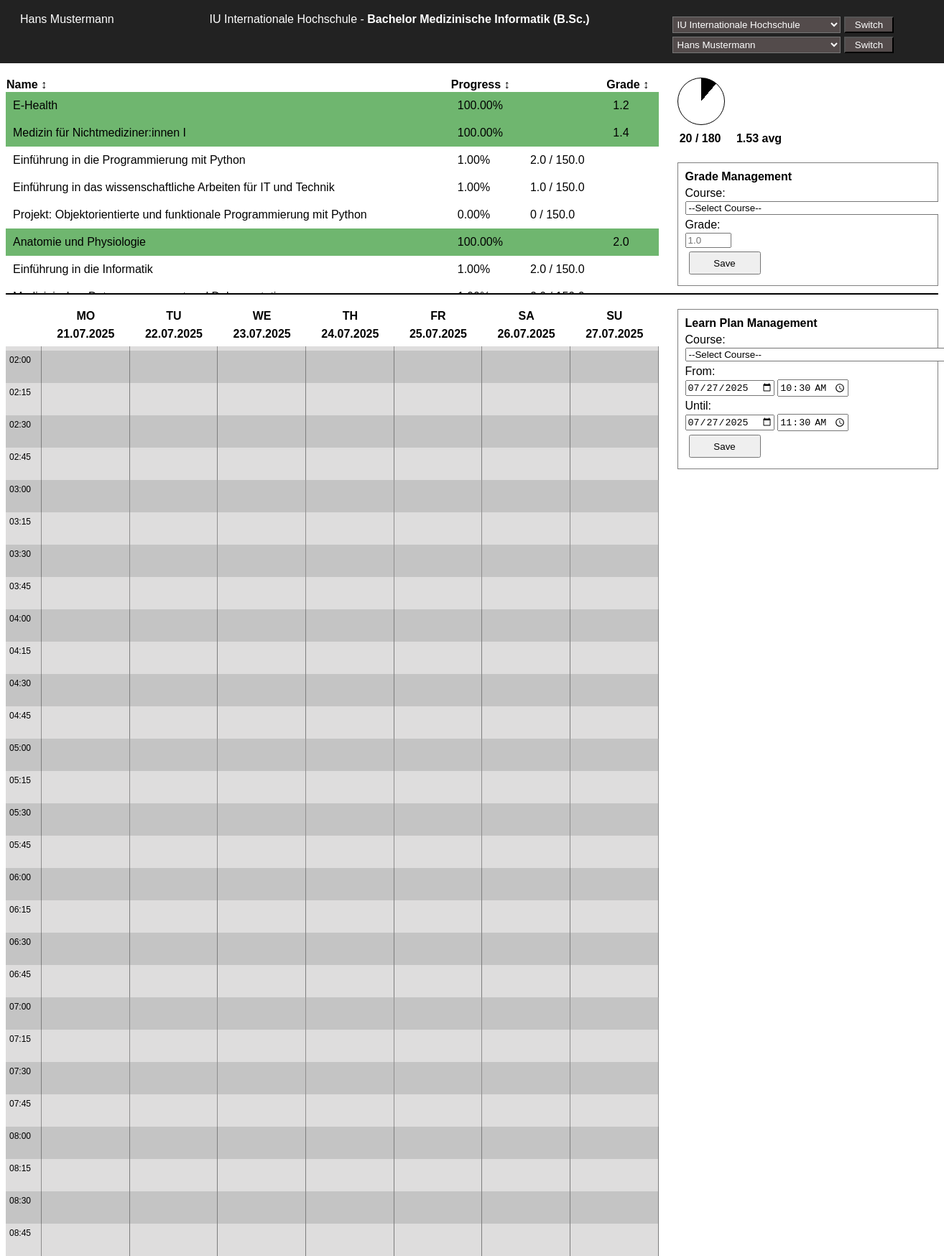
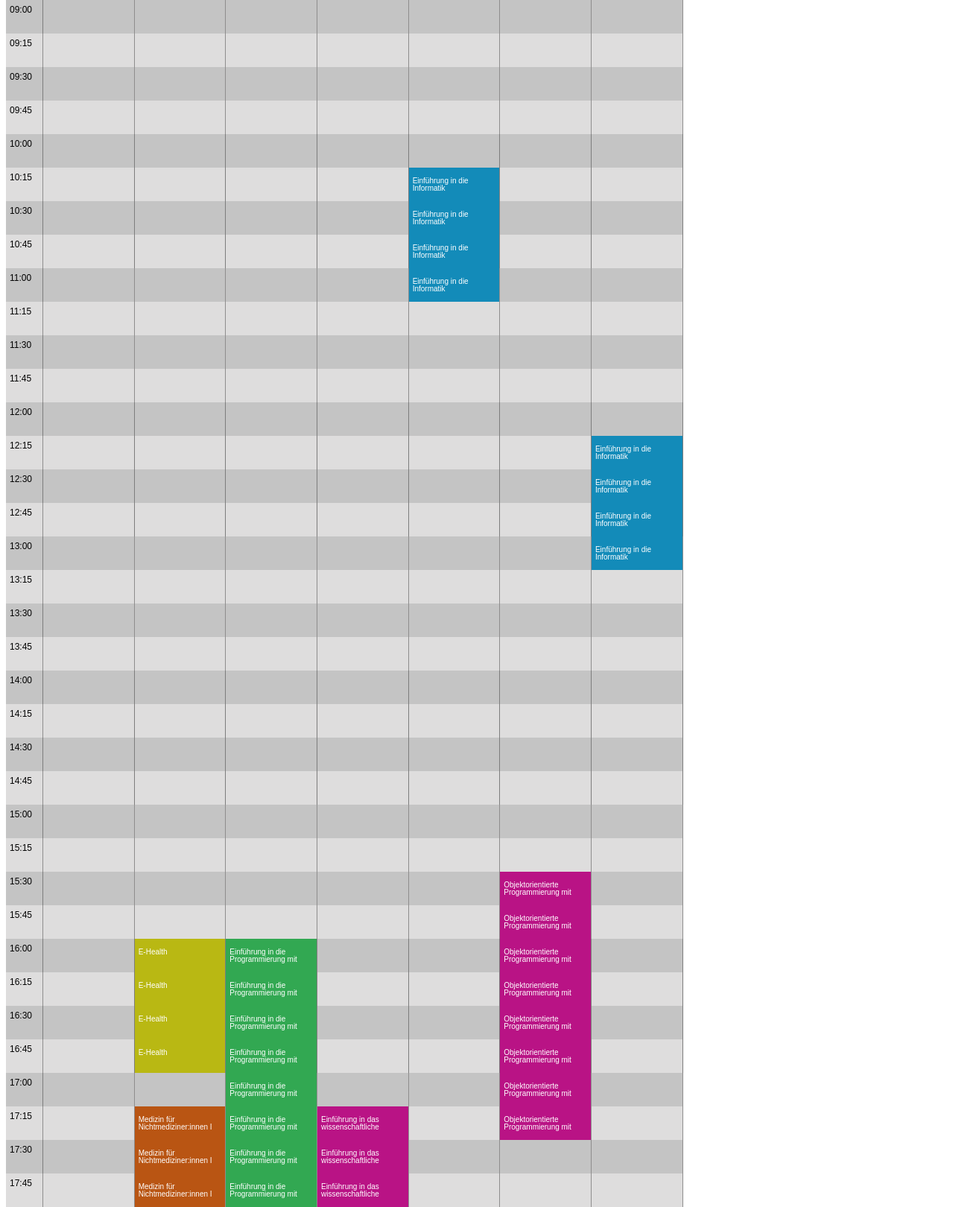
The page / (upper part) on the database its author committed (2 pictures, top to bottom).
### Dashboard/models.py (models this page shows, shortened)
class University(models.Model):
    _id = models.AutoField(db_column="id", primary_key=True)
    _name = models.CharField(db_column="name", max_length=100)
    @property
    def id(self) -> int:
        return self._id
    @id.setter
    def id(self, id: int):
        self._id = id
    @property
    def name(self) -> str:
        return self._name
    @name.setter
    def name(self, name: str):
        self._name = name

class Degree(models.Model):
    _id = models.AutoField(db_column="id", primary_key=True)
    _name = models.CharField(db_column="name", max_length=255)
    _ects_goal = models.IntegerField(db_column="ects_goal")
    _university = models.ForeignKey(University, db_column="university", on_delete=models.CASCADE)
    @property
    def id(self) -> int:
        return self._id
    @id.setter
    def id(self, id: int):
        self._id = id
    @property
    def name(self) -> str:
        return self._name
    @name.setter
    def name(self, name: str):
        self._name = name
    @property
    def ects_goal(self) -> int:
        return self._ects_goal
    @ects_goal.setter
    def ects_goal(self, value: int):
        self._ects_goal = value
    @property
    def university(self) -> University:
        return self._university
    @university.setter
    def university(self, university: University):
        self._university = university

class Course(models.Model):
    _id = models.AutoField(db_column="id", primary_key=True)
    _name = models.CharField(db_column="name", max_length=255)
    _ects_points = models.IntegerField(db_column="ects_points")
    _expected_hours = models.FloatField(db_column="expected_hours")
    _bg_color = models.CharField(db_column="bg_color", max_length=7, default="#000000")
    _fg_color = models.CharField(db_column="fg_color", max_length=7, default="#ffffff")
    _degree = models.ForeignKey(Degree, db_column="degree", on_delete=models.CASCADE)
    _university = models.ForeignKey(University, db_column="university", on_delete=models.CASCADE)
    @property
    def id(self) -> int:
        return self._id
    @id.setter
    def id(self, id: int):
        self._id = id
    @property
    def name(self) -> str:
        return self._name
    @name.setter
    def name(self, name: str):
        self._name = name
    @property
    def ects_points(self) -> int:
        return self._ects_points
    @ects_points.setter
    def ects_points(self, ects_points: int):
        self._ects_points = ects_points
    @property
    def expected_hours(self) -> float:
        return self._expected_hours
    @expected_hours.setter
    def expected_hours(self, expected_hours: float):
        self._expected_hours = expected_hours
    @property
    def bg_color(self) -> str:
        return self._bg_color
    @bg_color.setter
    def bg_color(self, bg_color: str):
        self._bg_color = bg_color
    @property
    def fg_color(self) -> str:
        return self._fg_color
    @fg_color.setter
    def fg_color(self, fg_color: str):
        self._fg_color = fg_color
    @property
    def degree(self) -> Degree:
        return self._degree
    @degree.setter
    def degree(self, degree: Degree):
        self._degree = degree
    @property
    def university(self) -> University:
        return self._university
    @university.setter
    def university(self, university: University):
        self._university = university

### Dashboard/views.py (the view, shortened to what this page needs)
# urls.py: path("", DashboardView.as_view()),
class DashboardView(TemplateView):
    def __init__(self, **kwargs):
        super().__init__(**kwargs)
        self.__university_service = UniversityService()
        self.__student_service = StudentService()
        self.__course_service = CourseService()
        self.__calendar_service = CalendarService()
        self.__grade_form = "gradeManagement"
        self.__time_plan_form = "timePlanManagement"
        self.__student_form = "studentSelection"
        self.__university_form = "universitySelection"
    def get(self, request, *args, **kwargs):
        return self.prepare_template_response(request, {})
    def prepare_template_response(self, request, form_errors):
        if not self.__get_university_id_from_session(request):
            self.__set_university_id_from_session(request, 1)
        if not self.__get_student_id_from_session(request):
            self.__set_student_id_from_session(request, self.__student_service.get_students_for_university(
                self.__get_university_id_from_session(request)).first().id)
        week_offset = int(request.GET.get("offset")) if request.GET.get("offset") is not None else 0
        course_sort_field = request.GET.get("sort") if request.GET.get("sort") is not None else ''
        course_sort_direction = request.GET.get("direction") if request.GET.get("direction") is not None else ''
        student_id = self.__get_student_id_from_session(request)
        university_id = self.__get_university_id_from_session(request)
        return TemplateResponse(request, "Dashboard/dashboard.html", {
            "universities": self.__university_service.get_university_list(),
            "students": self.__student_service.get_student_list(university_id),
            "studentDetail": self.__student_service.get_student_detail(student_id),
            "courses": self.__course_service.get_course_list(student_id, course_sort_field, course_sort_direction),
            "calendarWeek": self.__calendar_service.generate_calendar_week(student_id, week_offset),
            "formErrors": form_errors,
        })
    def __get_university_id_from_session(self, request) -> int | None:
        return request.session.get('university_id')
    def __set_university_id_from_session(self, request, value):
        request.session['university_id'] = value
        if self.__get_student_id_from_session(request):
            del request.session['student_id']
    def __get_student_id_from_session(self, request) -> int | None:
        return request.session.get('student_id')
    def __set_student_id_from_session(self, request, value):
        request.session['student_id'] = value

### Dashboard/templates/Dashboard/dashboard.html (shortened to what this page needs)
{% load static %}
{% load custom_tags %}
<!DOCTYPE html>
<html lang="en">
<head>
    <link rel="stylesheet" href="../../static/Dashboard/style.css">
</head>
<body>
<div id="title">
    <div id="student-name"><span>{{ studentDetail.student_name }}</span></div>
    <div id="student-degree">
        <span>{{ studentDetail.university_name }}</span>
        -
        <b>{{ studentDetail.degree_name }}</b>
    </div>
    <div id="selection">
        {% if universities|length > 1 %}
            <form method="post" action="/dashboard/" id="university-selection">
                <select name="university_id" required autocomplete="off">
                    {% for university in universities %}
                        <option value="{{ university.university_id }}"
                                {% if request.session.university_id|compare_ids:university.university_id %}
                                selected="selected" {% endif %}
                        >{{ university.university_name }}</option>
                    {% endfor %}
                </select>
                <input type="submit" value="Switch">
            </form>
        {% endif %}
        {% if students|length > 1 %}
            <form method="post" action="/dashboard/" id="student-selection">
                <select name="student_id" required autocomplete="off">
                    {% for student in students %}
                        <option value="{{ student.student_id }}"
                                {% if request.session.student_id|compare_ids:student.student_id %} selected {% endif %}
                        >{{ student.student_name }}</option>
                    {% endfor %}
                </select>
                <input type="submit" value="Switch">
            </form>
        {% endif %}
    </div>
</div>
<div id="header">
    <div id="header-content">
        <table>
            <thead>
            <tr>
                <th>{% get_course_sort_link request 'name' %}</th>
                <th>{% get_course_sort_link request 'progress' %}</th>
                <th></th>
                <th>{% get_course_sort_link request 'grade' %}</th>
            </tr>
            </thead>
            <tbody>
            {% for course in courses %}
                <tr
                        style="background-color: {% if course.grade >= 1 and course.grade < 4 %} #6fb66f {% elif course.spent_hours > course.expected_hours or course.grade > 4 %} #b97272 {% else %} white{% endif %}"
                >
                    <td>{{ course.name }}</td>
                    <td>{{ course.formatted_progress }}</td>
                    {% if course.grade == 0 %}
                        <td>{{ course.spent_hours }} / {{ course.expected_hours }}</td>
                    {% else %}
                        <td></td>
                    {% endif %}
                    {% if course.grade > 0 %}
                        <td>{{ course.grade }}</td>
                    {% else %}
                        <td></td>
                    {% endif %}
                </tr>
            {% endfor %}
            </tbody>
        </table>
    </div>
    <div id="head-sidebar">
        <div id="grade-details">
            <div id="ects-box">
                <div id="ects-chart"
                     style="background-image: conic-gradient(
                             black {% get_conic_gradient_degrees studentDetail.ects_goal studentDetail.ects_collected %}deg,
                             white 0
                             );"
                ></div>
                <div id="ects-legend">
                    <div id="etc-display">
                        <b>{{ studentDetail.ects_collected }} / {{ studentDetail.ects_goal }}</b>
                    </div>
                    <div id="grade-avg">
                        <b>{% get_grade_avg request %} avg</b>
                    </div>
                </div>
            </div>
        </div>
        <div id="grade-form">
            <form action="/dashboard/" method="post">
                <b>Grade Management</b>
                <div>
                    <label for="course">Course:</label>
                    <select id="course_id" name="course_id" required>
                        <option disabled selected value>--Select Course--</option>
                    </select>
                </div>
                <div>
                    <label for="grade">Grade:</label>
                    <input id="grade" type="number" step=".1" min="0" max="6" placeholder="1.0" name="grade" required>
                </div>
                <input class="btn" type="submit" value="Save">
            </form>
        </div>
    </div>
</div>
<div id="footer">
    <div id="footer-content">
        <table>
            <thead>
            <tr>
                <th></th>
                <th>MO <p>{% get_formatted_date calendarWeek.week_days.0.date %}</p></th>
                <th>TU <p>{% get_formatted_date calendarWeek.week_days.1.date %}</p></th>
                <th>WE <p>{% get_formatted_date calendarWeek.week_days.2.date %}</p></th>
                <th>TH <p>{% get_formatted_date calendarWeek.week_days.3.date %}</p></th>
                <th>FR <p>{% get_formatted_date calendarWeek.week_days.4.date %}</p></th>
                <th>SA <p>{% get_formatted_date calendarWeek.week_days.5.date %}</p></th>
                <th>SU <p>{% get_formatted_date calendarWeek.week_days.6.date %}</p></th>
            </tr>
            </thead>
            <tbody>
            {% for hour in calendarWeek.week_days.0.time_slots %}
                <tr class="calendarRow">
                    <td style="width: 20px ; margin:0; padding: 0;" id="h{{ hour.0 }}">
                        <table class="timeSlot">
                            {% get_array_index_value calendarWeek.week_days.0.time_slots hour.0 as time_blocks %}
                            {% for time_block in time_blocks.1 %}
                                <tr>
                                    <td class="timeSlotHeader">{% get_formatted_time time_block.slot_time.hour time_block.slot_time.minute %}</td>
                                </tr>
                            {% endfor %}
                        </table>
                    </td>
                    {% for week_day in calendarWeek.week_days %}
                        {% get_array_index_value week_day.time_slots hour.0 as time_blocks %}
                        <td class="timeSlotFrame">
                            <table class="timeSlot">
                                {% for time_block in time_blocks.1 %}
                                    <tr>
                                        {% if time_block.entry_name %}
                                            <td style="background: {{ time_block.bg_color }}; color: {{ time_block.fg_color }}; overflow: hidden; text-overflow: ellipsis">
                                                <div class="calendarRowText"> {{ time_block.entry_name }}
                                            </td>
                                        {% else %}
                                            <td></td>
                                        {% endif %}
                                    </tr>
                                {% endfor %}
                            </table>
                        </td>
                    {% endfor %}
                </tr>
            {% endfor %}
            </tbody>
        </table>
    </div>
    <div id="footer-sidebar">
        <form action="/dashboard/" id="timePlanManagement" method="post">
            <b>Learn Plan Management</b>
            <div>
                <label for="course">Course:</label>
                <select id="course" name="course_id" required>
                    <option disabled selected value>--Select Course--</option>
                </select>
            </div>
            <div>
                <label for="from_date">From:</label>
                <input id="from_date" type="date" name="from_date" value="{% get_today_as_us_format %}" required>
                <input id="from_time" type="time" name="from_time" step="900"
                       value="{% get_current_hour_with_offset 0 %}" required>
                <label for="until_date">Until:</label>
                <input id="until_date" type="date" name="until_date" value="{% get_today_as_us_format %}" required>
                <input id="until_time" type="time" name="until_time" step="900"
                       value="{% get_current_hour_with_offset 1 %}" required>
            </div>
            <input class="btn" type="submit" value="Save">
        </form>
    </div>
</div>
</body>
</html>

### rows shown on the page
University: university_name "IU Internationale Hochschule"
Degree: degree_name "Bachelor Medizinische Informatik (B.Sc.)"
Course: name "E-Health", formatted_progress "100.00%", grade "1.2"
Course: name "Medizin für Nichtmediziner:innen I", formatted_progress "100.00%", grade "1.4"
Course: name "Einführung in die Programmierung mit Python", formatted_progress "1.00%", spent_hours "2.0", expected_hours "150.0"
Course: name "Einführung in das wissenschaftliche Arbeiten für IT und Technik", formatted_progress "1.00%", spent_hours "1.0", expected_hours "150.0"
Course: name "Projekt: Objektorientierte und funktionale Programmierung mit Python", formatted_progress "0.00%", spent_hours "0", expected_hours "150.0"
Course: name "Anatomie und Physiologie", formatted_progress "100.00%", grade "2.0"
Course: name "Einführung in die Informatik", formatted_progress "1.00%", spent_hours "2.0", expected_hours "150.0"

### other values the page prints
{{ studentDetail.student_name }} "Hans Mustermann"
{{ studentDetail.ects_collected }} "20"
{{ studentDetail.ects_goal }} "180"
{{ time_block.entry_name }} "Einführung in die Informatik" "Einführung in die Informatik" "Einführung in die Informatik" "Einführung in die Informatik" "Einführung in die Informatik" "Einführung in die Informatik" "Einführung in die Informatik" "Einführung in die Informatik" "Objektorientierte Programmierung mit…" "Objektorientierte Programmierung mit…" "E-Health" "E-Health" "E-Health" "E-Health" "Einführung in die Programmierung mit…" "Einführung in die Programmierung mit…" "Einführung in die Programmierung mit…" "Einführung in die Programmierung mit…" "Objektorientierte Programmierung mit…" "Objektorientierte Programmierung mit…" "Objektorientierte Programmierung mit…" "Objektorientierte Programmierung mit…" "Medizin für Nichtmediziner:innen I" "Medizin für Nichtmediziner:innen I" "Medizin für Nichtmediziner:innen I" "Einführung in die Programmierung mit…" "Einführung in die Programmierung mit…" "Einführung in die Programmierung mit…" "Einführung in die Programmierung mit…" "Einführung in das wissenschaftliche…" "Einführung in das wissenschaftliche…" "Einführung in das wissenschaftliche…" "Objektorientierte Programmierung mit…" "Objektorientierte Programmierung mit…"
form field university_id "IU Internationale Hochschule"
form field student_id "Hans Mustermann"
